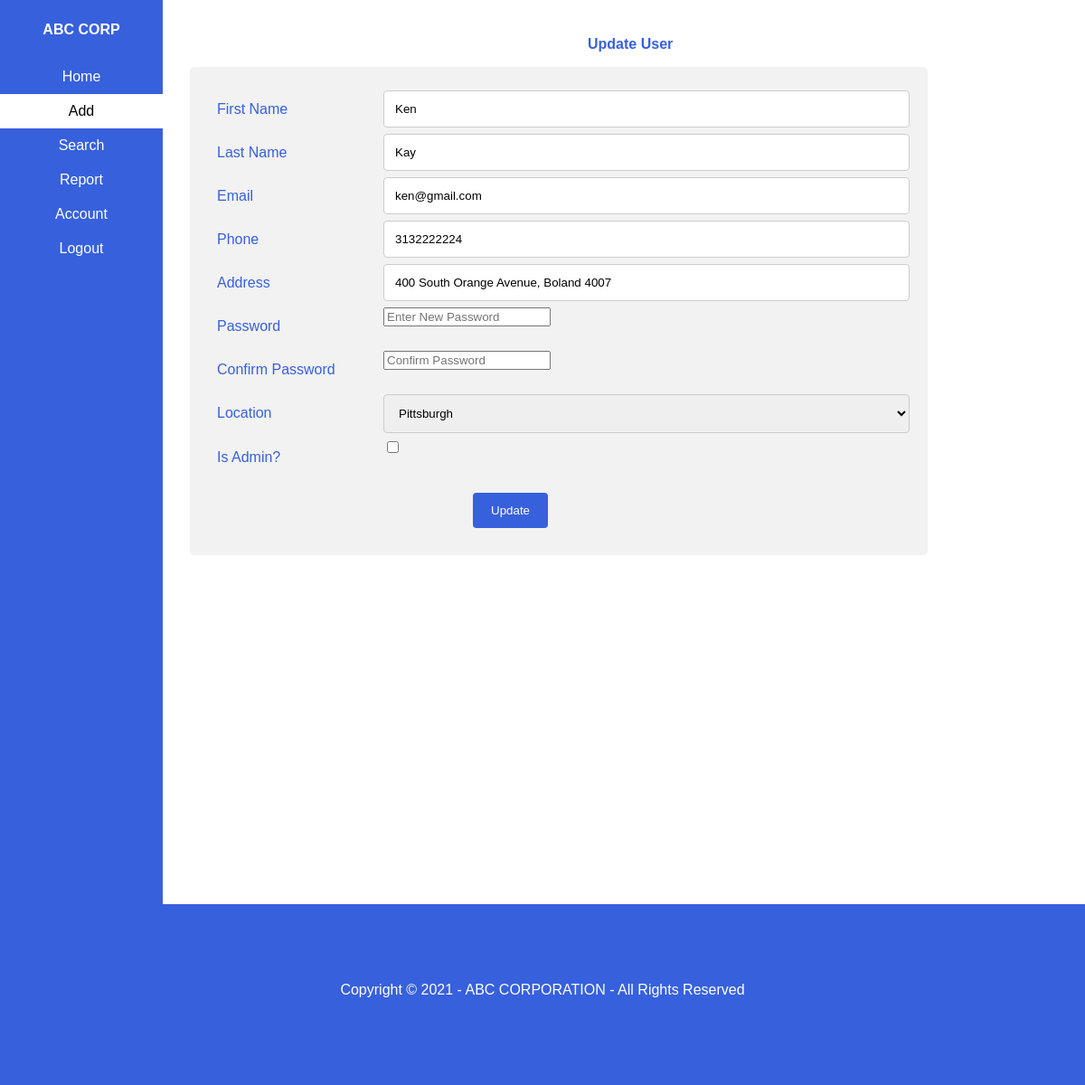
The app's page /updateUser/3 (signed in), older data.
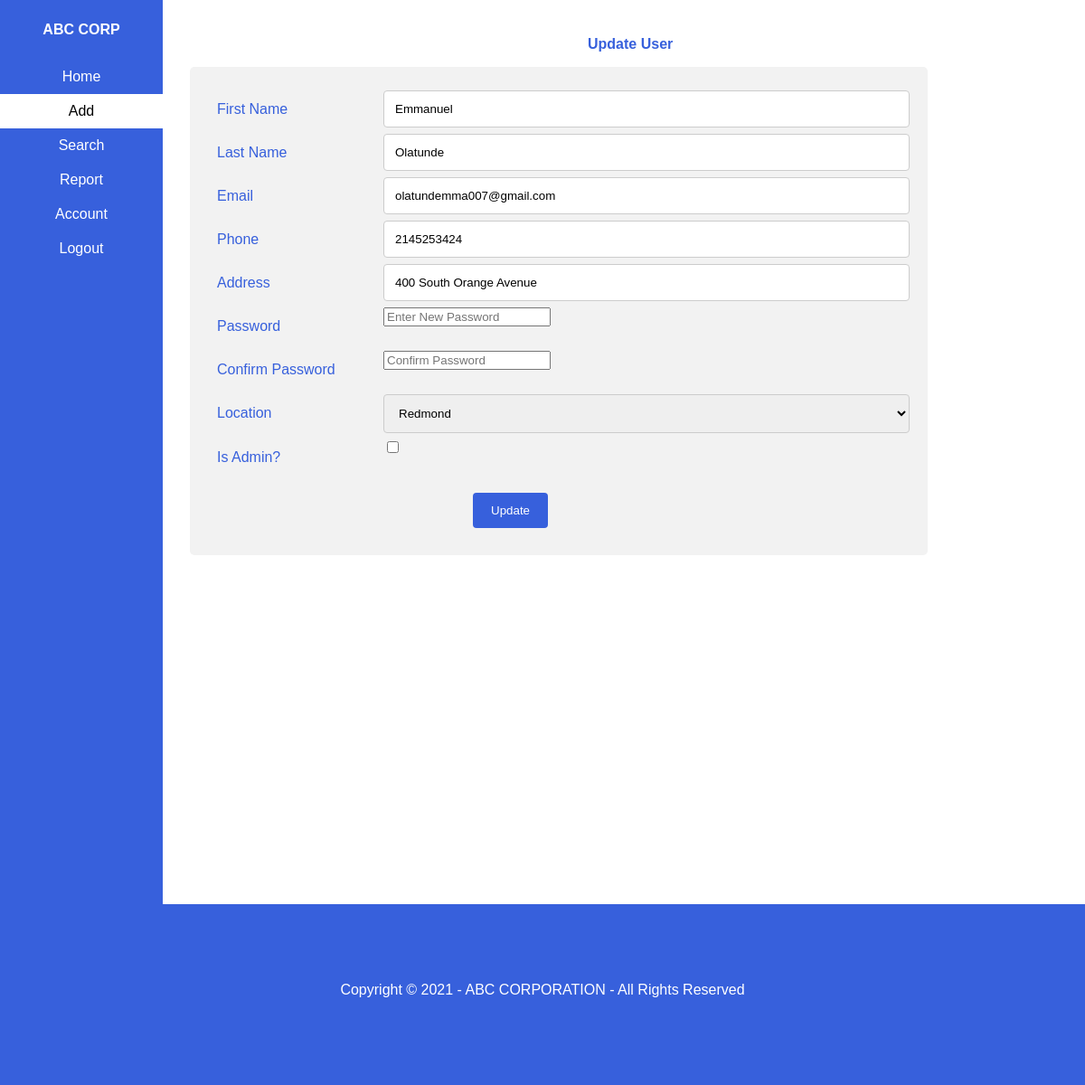
The same page, newer data.
### ABC_INVENTORY/models.py (models this page shows, shortened)
class User(AbstractBaseUser, PermissionsMixin):
    firstName = models.CharField(max_length=150, null=True)
    lastName = models.CharField(max_length=150, null=True)
    email = models.EmailField(gettext_lazy('email address'),unique=True)
    phone = models.CharField(max_length=25, null=True)
    address = models.CharField(max_length=150, null=True)
    officeLocation = models.ForeignKey(Location, null=True, on_delete=models.CASCADE)
    is_active = models.BooleanField(default=True)
    is_staff = models.BooleanField(default=True)
    is_admin = models.BooleanField(default=False)
    objects = CustomAccountManager()
    USERNAME_FIELD = 'email'
    REQUIRED_FIELDS = ['firstName','lastName']

### ABC_INVENTORY/views.py (the view, shortened to what this page needs)
# urls.py: path('updateUser/<int:userId>', views.updateUser, name="updateUser"),
def updateUser(request,userId):
    u = User.objects.get(id=userId)
    date = datetime.date.today()
    navigationPage = 'adminnav.html'
    if request.user.is_admin:
        locations = Location.objects.all()
        context = {
            'date':date,
            'navigationPage': navigationPage,
            'locations': locations,
            'user': u,
            'loggedOnUser': request.user,
            'hasAdded':False,
        }
        return render(request, 'updateUser.html', context)
    else:
        errorMessage = "Non Admins cannot Update Users."
        redirectUrlName = "searchUser"
        redirectPageName= "Search User"
        return errorHandler(request, errorMessage, redirectUrlName, redirectPageName)

### ABC_INVENTORY/templates/updateUser.html (shortened to what the changed rows need)
{% extends navigationPage %}
{% load static %}
{% block content %}
    <!DOCTYPE html>
        <head>
            <link rel="stylesheet" type="text/css" href="{% static '/css/addUser.css' %}">
        </head>
        <body>
            <div class="body-card">
                <div class="form-container">
                    <form method="post">
                        <div class="row">
                            <div class="col-75">
                            <input type="text" required name="first_name" value= "{{ user.firstName }}">
                            </div>
                        </div>
                        <div class="row">
                            <div class="col-75">
                            <input type="text" required name="last_name"value= "{{ user.lastName }}">
                            </div>
                        </div>
                        <div class="row">
                            <div class="col-75">
                            <input type="text" required name="email" id="inputEmail" value= "{{ user.email }}">
                            </div>
                        </div>
                        <div class="row">
                            <div class="col-75">
                            <input type="text" required name="phone" id="inputPhone" value= "{{ user.phone }}" placeholder="000-000-0000">
                            </div>
                        </div>
                        <div class="row">
                            <div class="col-75">
                            <input type="text" required name="address" value= "{{ user.address }}">
                            </div>
                        </div>
                        <div class="row">
                            <div class="col-75">
                                <select required name="location">
                                    {% for location in locations %}
                                        {% if user.officeLocation.id == location.id%}
                                            <option value={{location.id}} selected = "selected">{{location.name}}</option>
                                        {% else %}
                                            <option value={{location.id}}>{{location.name}}</option>
                                        {% endif %}
                                    {% endfor %}
                                </select>
                            </div>
                        </div>
                         <br>
                    </form>
                </div>
            </div>
        </body>
    </html>
{% endblock %}

Row changes from the older to the newer data that the page shows:
changed User: first_name "Ken" → "Emmanuel"; email "ken@gmail.com" → "olatundemma007@gmail.com"; phone "3132222224" → "2145253424"; address "400 South Orange Avenue, Boland 4007" → "400 South Orange Avenue"
Text that changed along with them:
form field last_name: "Kay" → "Olatunde"
form field location: "Pittsburgh" → "Redmond"
